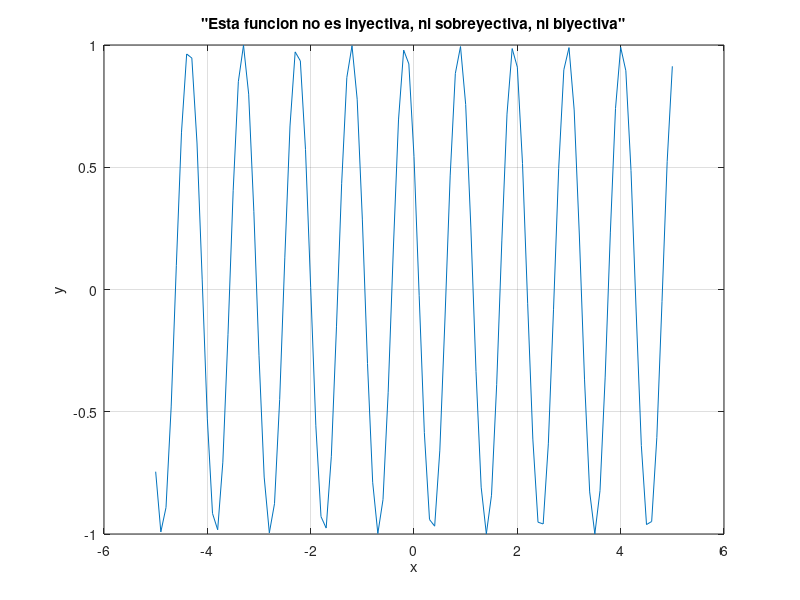

MATLAB code to generate this figure:
% Octave Script
% funcion                :16
% Title                  :Funciones trascendentes: trigonometricas, logoritmicas y exponenciales
% Description            :Script para recordar Funciones trascendentes: trigonometricas, logoritmicas y exponenciales 
% Author                 :Magali Valencia Clemente
% Date                   :24/11/2021
% Version                :1
% Usage                  :C:\Users\magali
%                        :octave>Funciones trascendentes: trigonometricas, logoritmicas y exponenciales

clear
% Dominio
x=(-5:0.1:5);
% Funcion a plotear
rx=sin(6.*x-10)
plot(x, rx)
% Realizar la grafica
title('"Esta funcion no es inyectiva, ni sobreyectiva, ni biyectiva"' );
xlabel('x');
ylabel('y');
grid on;
